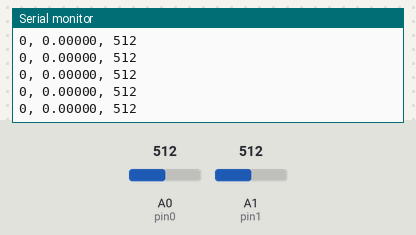
This sketch was run on a simulated Arduino Uno, built with avr-gcc and run on an emulated ATmega328P. Shown: the last lines printed to the serial monitor. The test bench sets the inputs (shaded band); at power-on: A0 (pin0) = 512, A1 (pin1) = 512.

Above: at 1.2 s.
1.3 s: A0 (pin0) set to 716
At 1.35 s:
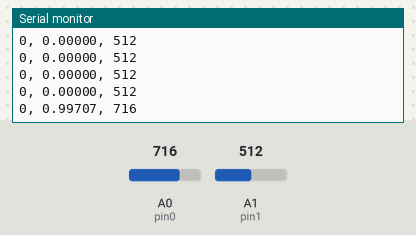
2.8 s: A1 (pin1) set to 716
At 2.8 s:
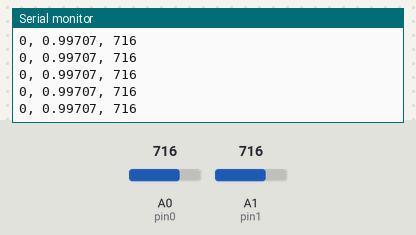
4.3 s: A0 (pin0) set to 900
At 4.34 s:
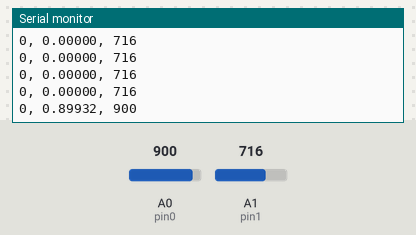
5.8 s: A1 (pin1) set to 900
At 5.84 s:
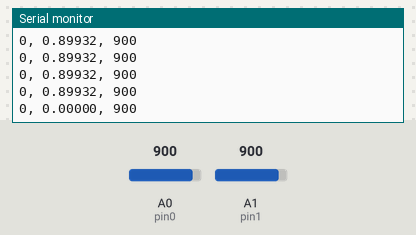
Timing chart, 0 to 8.3 s (numbered marks = the images above; inputs shaded):
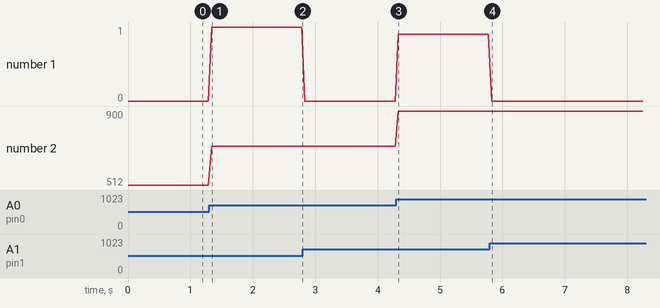

Measured:
- after the input at 1.3 s, the serial monitor: prints a new line at once (image 1)
- after the input at 4.3 s, the serial monitor: prints a new line at once (image 3)
- after the input at 5.8 s, the serial monitor: prints a new line at once (image 4)
- plotted number 1: 0 → 1 after the input at 1.3 s, 0 → 0.9 after the input at 4.3 s
- plotted number 2: 512 → 716 after the input at 1.3 s, 716 → 900 after the input at 4.3 s

The sketch:

read.ino
```cpp
const int pin0 = A0;
const int pin1 = A1;

float Vs = 5.007;
float Vo0 = 0.0, Vo1 = 0.0;
float P0 = 0.0, P1 = 0.0;

// change this to float!
float timeMin = 0.0;

void setup() {
  Serial.begin(9600);
}

void loop() {
  // Read and convert voltages
  Vo0 = analogRead(pin0) * (Vs / 1023.0);
  P0  = (((Vo0 / Vs) - 0.5) / 0.2);

  Vo1 = analogRead(pin1) * (Vs / 1023.0);
  P1  = (((Vo1 / Vs) - 0.5) / 0.2);

  float diff = P0 - P1;

  // millis() returns unsigned long, dividing by float gives float
  timeMin = millis() / 60000.0;

  // now timeMin is a float, so Serial.print will respect the precision
  // Serial.print(timeMin, 5);
  Serial.print(0);
  Serial.print(", ");
  Serial.print(diff, 5);
  Serial.print(", ");
  Serial.println(analogRead(pin0));
  delay(50);
}
```
